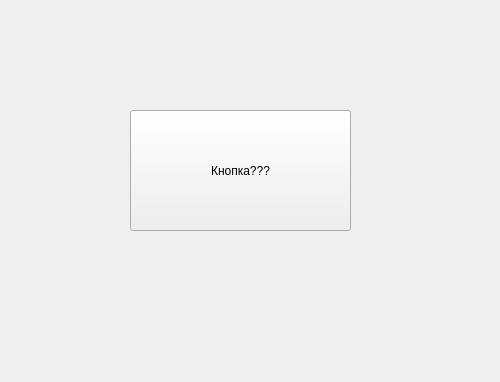
<?xml version="1.0" encoding="UTF-8"?>
<ui version="4.0">
 <class>Form</class>
 <widget class="QWidget" name="Form">
  <property name="geometry">
   <rect>
    <x>0</x>
    <y>0</y>
    <width>500</width>
    <height>382</height>
   </rect>
  </property>
  <property name="windowTitle">
   <string>Form</string>
  </property>
  <widget class="QPushButton" name="pushButton">
   <property name="geometry">
    <rect>
     <x>130</x>
     <y>110</y>
     <width>221</width>
     <height>121</height>
    </rect>
   </property>
   <property name="text">
    <string>Кнопка???</string>
   </property>
  </widget>
 </widget>
 <resources/>
 <connections/>
</ui>
